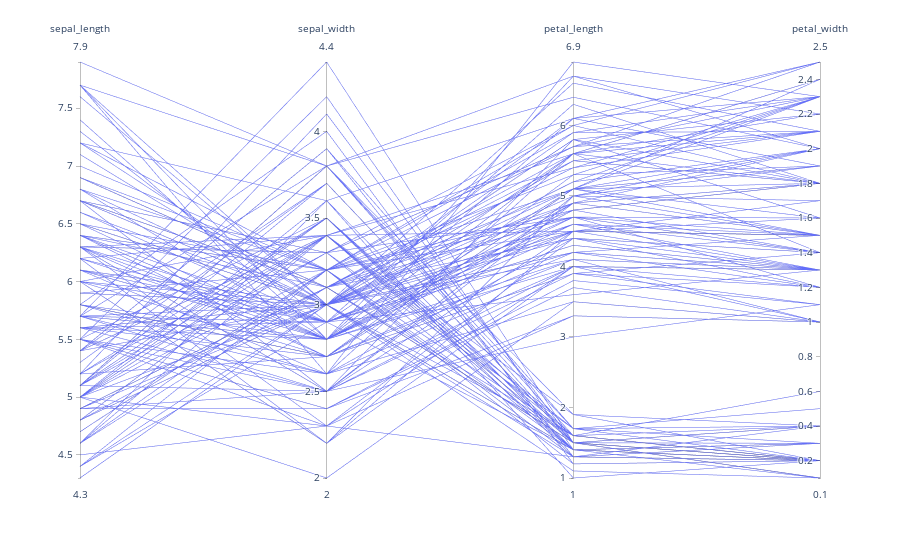

The cell this chart's notebook holds for it:
### Code cell
import plotly.express as px
df = px.data.iris()

fig = px.parallel_coordinates(df, dimensions={
    "sepal_length": {"values": df["sepal_length"].unique(), "tickvals": [0, 1, 2], "ticktext": ["4.3", "4.4", "4.5"]},
    "sepal_width": {"values": df["sepal_width"].unique(), "tickvals": [0, 1, 2], "ticktext": ["2.0", "2.2", "2.4"]},
    "petal_length": {"values": df["petal_length"].unique(), "tickvals": [0, 1, 2], "ticktext": ["1.0", "1.1", "1.2"]},
    "petal_width": {"values": df["petal_width"].unique(), "tickvals": [0, 1, 2], "ticktext": ["0.1", "0.2", "0.3"]},
})
fig.show()

### Figure 1 — Plotly figure (JSON) as saved in the notebook; plotly's stock layout.template omitted (floating-point values rounded to 4 significant figures; data arrays with more than 128 entries replaced by an {"elided": "..."} marker saying what was removed)
{"data": [{"dimensions": [{"label": "sepal_length", "values": {"elided": "150 float values"}}, {"label": "sepal_width", "values": {"elided": "150 float values"}}, {"label": "petal_length", "values": {"elided": "150 float values"}}, {"label": "petal_width", "values": {"elided": "150 float values"}}], "domain": {"x": [0, 1], "y": [0, 1]}, "name": "", "type": "parcoords"}], "layout": {"legend": {"tracegroupgap": 0}, "margin": {"t": 60}}}
